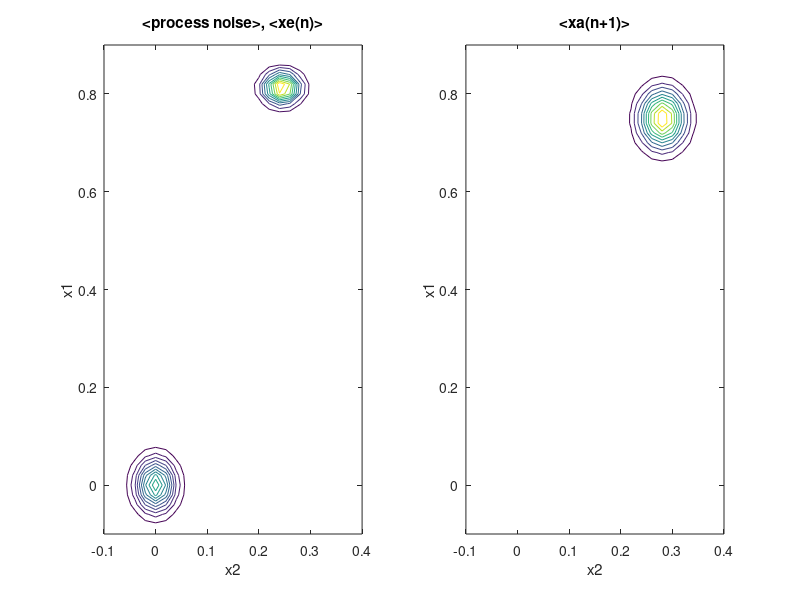
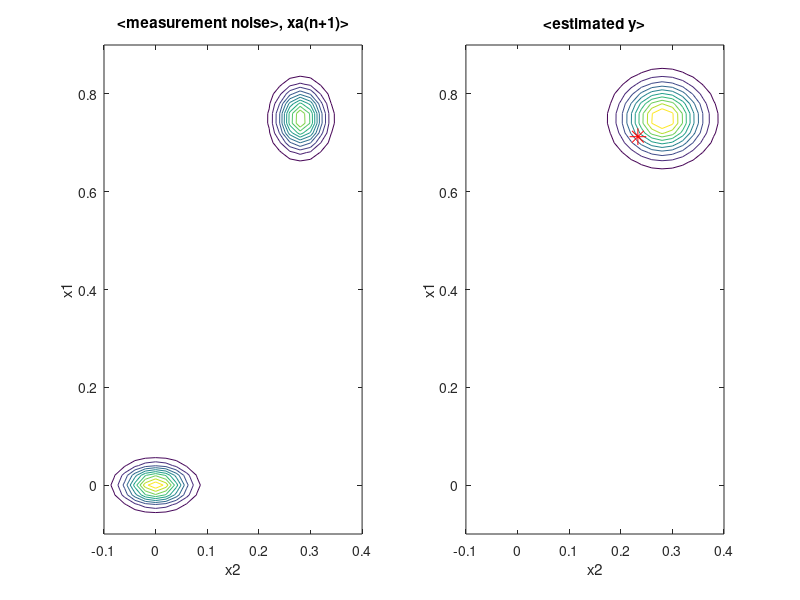
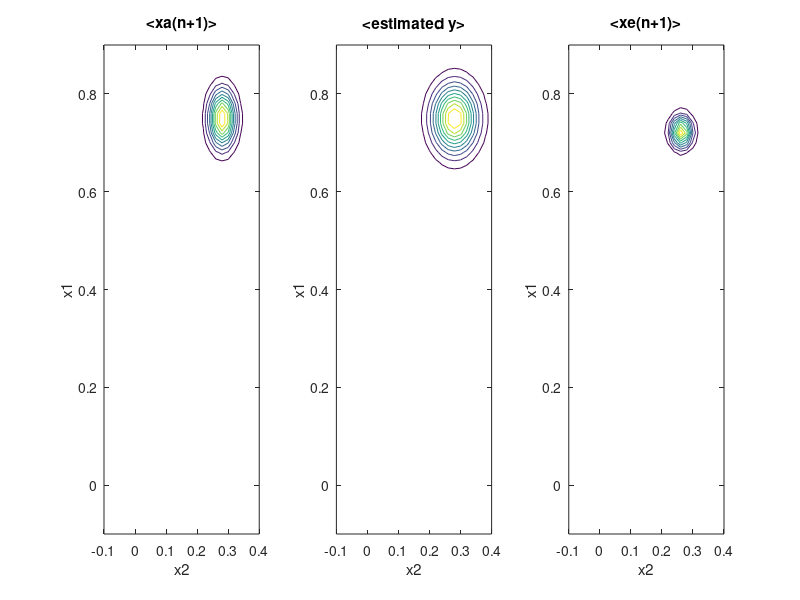

Write the MATLAB code that produced these figures, in order.
%Ellipsoids
%Kalman filter example, in noisy conditions
%state space system model (2 tank system):
A1=1; A2=1; R1=0.5; R2=0.4;
cA=[-1/(R1*A1) 1/(R1*A1); 1/(R1*A2) -(1/A2)*((1/R1)+(1/R2))];
cB=[1/A1; 0]; cC=[1 0; 0 1]; cD=0;
Ts=0.1; %sampling period
csys=ss(cA,cB,cC,cD); %setting the continuous time model
dsys=c2d(csys,Ts,'zoh'); %getting the discrete-time model
[A,B,C,D]=ssdata(dsys); %retrieves discrete-time model matrices

%simulation horizon
Nf=10;

%process noise
Sw=[12e-4 0; 0 6e-4]; %cov
sn=zeros(2,Nf); 
sn(1,:)=sqrt(Sw(1,1))*randn(1,Nf);
sn(2,:)=sqrt(Sw(2,2))*randn(1,Nf);
%observation noise
Sv=[6e-4 0; 0 15e-4]; %cov.
on=zeros(2,Nf);
on(1,:)=sqrt(Sv(1,1))*randn(1,Nf);
on(2,:)=sqrt(Sv(2,2))*randn(1,Nf); 

% system simulation preparation
%space for recording x1(n), x2(n)
x1=zeros(1,Nf-1); x2=zeros(1,Nf-1);  
x=[1;0]; % state vector with initial tank levels
u=0.4; %constant input

% Kalman filter simulation preparation
%space for matrices
K=zeros(2,2,Nf); M=zeros(2,2,Nf); P=zeros(2,2,Nf);
aM=zeros(2,2,Nf); cY=zeros(2,2,Nf); 
rxa=zeros(2,Nf); rya=zeros(2,Nf); rym=zeros(2,Nf);
%space for recording er(n), xe1(n), xe2(n)
er=zeros(2,Nf-1); xe1=zeros(1,Nf-1); xe2=zeros(1,Nf-1); 
xe=[0.5; 0.2]; % filter state vector with initial values
   
%behaviour of the system and the Kalman filter after initial state
% with constant input u
for nn=1:Nf-1,
   x1(nn)=x(1); x2(nn)=x(2); %recording the system state
   xe1(nn)=xe(1); xe2(nn)=xe(2); %recording the observer state
   er(:,nn)=x-xe; %recording the error 
   %
   %system simulation
   xn=(A*x)+(B*u)+sn(nn); %next system state
   x=xn; %system state actualization
   ym=(C*x)+on(:,nn); %output measurement
   rym(:,nn)=ym;
   %
   %Prediction
    xa=(A*xe)+(B*u); %a priori state
    M(:,:,nn+1)=(A*P(:,:,nn)*A')+ Sw;
    aM(:,:,nn)=(A*P(:,:,nn)*A');
    rxa(:,nn+1)=xa;   
   %Update 
    K(:,:,nn+1)=(M(:,:,nn+1)*C')*inv((C*M(:,:,nn+1)*C')+Sv);
    cY(:,:,nn+1)=((C*M(:,:,nn+1)*C')+Sv);
    P(:,:,nn+1)=M(:,:,nn+1)-(K(:,:,nn+1)*C*M(:,:,nn+1));
    xe=xa+(K(:,:,nn+1)*(ym-(C*xa))); %estimated (a posteriori) state 
    rya(:,nn+1)=C*xa;
end;  


%---------------------------------------------------------------------

ns1=3; ns2=4; %state number

%Distribution ellipsoids
px1=-0.1:0.02:0.9;
px2=-0.1:0.02:0.4;
pN1=length(px1);
pN2=length(px2);

%the Sw PDF
mu1=0; mu2=0;
C=Sw; D=det(C);
K=1/(2*pi*sqrt(D)); Q=(C(1,1)*C(2,2))/(2*D);

Swpdf=zeros(pN1,pN2); %space for the PDF
for ni=1:pN1,
   for nj=1:pN2,
      aux1=(((px1(ni)-mu1)^2)/C(1,1))+(((px2(nj)-mu2).^2)/C(2,2));        
     Swpdf(ni,nj)= K*exp(-Q*aux1);
  end;
end;

%the aP PDF (P(n))
mu1=xe1(ns1); mu2=xe2(ns1);
C=P(:,:,ns1); D=det(C);
K=1/(2*pi*sqrt(D)); Q=(C(1,1)*C(2,2))/(2*D);

aPpdf=zeros(pN1,pN2); %space for the PDF
for ni=1:pN1,
   for nj=1:pN2,
      aux1=(((px1(ni)-mu1)^2)/C(1,1))+(((px2(nj)-mu2).^2)/C(2,2))...
         -(((px1(ni)-mu1).*(px2(nj)-mu2)/C(1,2)*C(2,1)));
     aPpdf(ni,nj)= K*exp(-Q*aux1);
  end;
end;

%the M PDF
mu1=rxa(1,ns2); mu2=rxa(2,ns2);
C=M(:,:,ns2); D=det(C);
K=1/(2*pi*sqrt(D)); Q=(C(1,1)*C(2,2))/(2*D);

Mpdf=zeros(pN1,pN2); %space for the PDF
for ni=1:pN1,
   for nj=1:pN2,
      aux1=(((px1(ni)-mu1)^2)/C(1,1))+(((px2(nj)-mu2).^2)/C(2,2))...
         -(((px1(ni)-mu1).*(px2(nj)-mu2)/C(1,2)*C(2,1)));
     Mpdf(ni,nj)= K*exp(-Q*aux1);
  end;
end;

%the Sv PDF
mu1=0; mu2=0;
C=Sv; D=det(C);
K=1/(2*pi*sqrt(D)); Q=(C(1,1)*C(2,2))/(2*D);

Svpdf=zeros(pN1,pN2); %space for the PDF
for ni=1:pN1,
   for nj=1:pN2,
      aux1=(((px1(ni)-mu1)^2)/C(1,1))+(((px2(nj)-mu2).^2)/C(2,2));        
     Svpdf(ni,nj)= K*exp(-Q*aux1);
  end;
end;

%the eY PDF (estimated y)
ya=rya(:,ns2); %estimated y
mu1=ya(1); mu2=ya(2);
C=cY(:,:,ns2); D=det(C);
K=1/(2*pi*sqrt(D)); Q=(C(1,1)*C(2,2))/(2*D);

eYpdf=zeros(pN1,pN2); %space for the PDF
for ni=1:pN1,
   for nj=1:pN2,
      aux1=(((px1(ni)-mu1)^2)/C(1,1))+(((px2(nj)-mu2).^2)/C(2,2));        
     eYpdf(ni,nj)= K*exp(-Q*aux1);
  end;
end;

%the P PDF (P(n+1))
mu1=xe1(ns2); mu2=xe2(ns2);
C=P(:,:,ns2); D=det(C);
K=1/(2*pi*sqrt(D)); Q=(C(1,1)*C(2,2))/(2*D);

Ppdf=zeros(pN1,pN2); %space for the PDF
for ni=1:pN1,
   for nj=1:pN2,
      aux1=(((px1(ni)-mu1)^2)/C(1,1))+(((px2(nj)-mu2).^2)/C(2,2))...
         -(((px1(ni)-mu1).*(px2(nj)-mu2)/C(1,2)*C(2,1)));
     Ppdf(ni,nj)= K*exp(-Q*aux1);
  end;
end;


%----------------------------------------------------------------

%display

figure(1)
subplot(1,2,1)
contour(px2,px1,Swpdf); hold on;
contour(px2,px1,aPpdf);
xlabel('x2'); ylabel('x1');
title('<process noise>, <xe(n)>');
subplot(1,2,2)
contour(px2,px1,Mpdf); hold on;
xlabel('x2'); ylabel('x1');
title('<xa(n+1)>');

figure(2)
subplot(1,2,1)
contour(px2,px1,Svpdf); hold on;
contour(px2,px1,Mpdf);
xlabel('x2'); ylabel('x1');
title('<measurement noise>, xa(n+1)>');
subplot(1,2,2)
contour(px2,px1,eYpdf); hold on;
plot(rym(2,ns1),rym(1,ns1),'r*','MarkerSize',12);
xlabel('x2'); ylabel('x1');
title('<estimated y>');


figure(3)
subplot(1,3,1)
contour(px2,px1,Mpdf);
xlabel('x2'); ylabel('x1');
title('<xa(n+1)>');
subplot(1,3,2)
contour(px2,px1,eYpdf);
xlabel('x2'); ylabel('x1');
title('<estimated y>');
subplot(1,3,3)
contour(px2,px1,Ppdf);
xlabel('x2'); ylabel('x1');
title('<xe(n+1)>');
